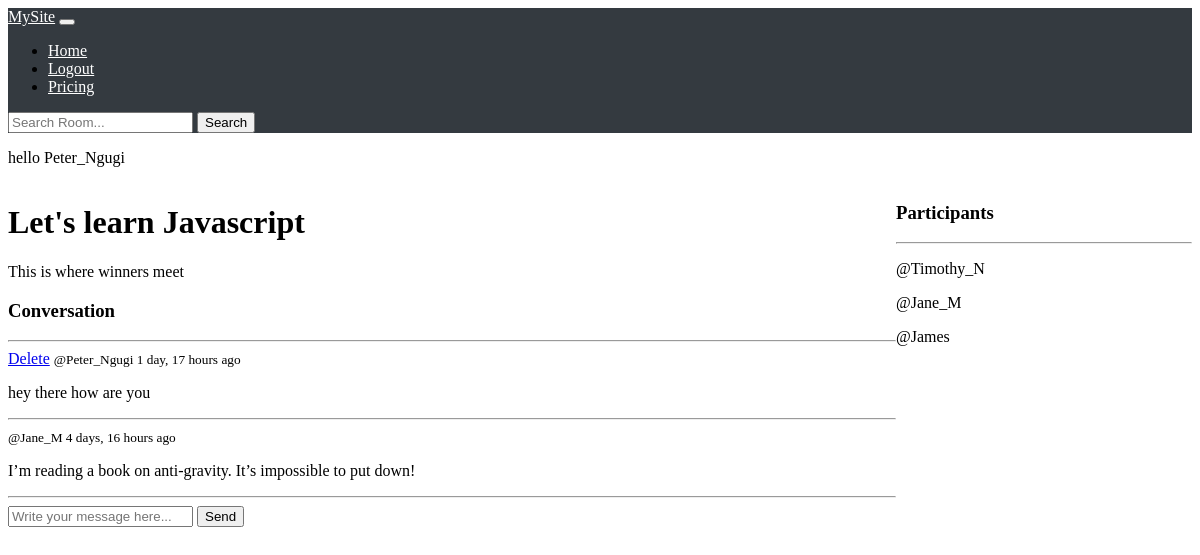
Screenshot of /room/1/ (signed in) with the database file from the repository.
### base/models.py (models this page shows, shortened)
class Room(models.Model):
    host = models.ForeignKey(User, on_delete=models.SET_NULL, null=True)
    topic = models.ForeignKey(Topic, on_delete=models.SET_NULL, null=True)
    name = models.CharField(max_length=150)
    description = models.TextField(null=True, blank=True)
    participants = models.ManyToManyField(User, related_name='participants', blank=True)
    updated = models.DateField(auto_now=True)
    created = models.DateTimeField(auto_now_add=True)
    class Meta:
        ordering = ['-updated', '-created']

class Message(models.Model):
    user = models.ForeignKey(User, on_delete=models.CASCADE)
    room = models.ForeignKey(Room, on_delete=models.CASCADE)
    body = models.TextField()
    updated = models.DateField(auto_now=True)
    created = models.DateTimeField(auto_now_add=True)
    class Meta:
        ordering = ['-updated', '-created']

### base/views.py (the view, shortened to what this page needs)
# urls.py: path('room/<int:pw>/', views.room, name="room"),
def room(request, pw):
    room = Room.objects.get(id=pw)
    participants = room.participants.all()
    room_messages = room.message_set.all()
    context = {'room': room, 'room_messages': room_messages, 'participants':participants}
    return render(request, 'base/room.html', context)

### base/templates/base/room.html (shortened to what this page needs)
{% extends 'main.html'%}
{% block content %}
<div class="room-container">
    <div>
        <h1>{{ room.name }}</h1>
        <p>{{ room.description }}</p>
        <div class="comment-wrapper">
            <h3>Conversation</h3>
            <hr>
            {% for message in room_messages %}
                <div>
                    {% if request.user == message.user %}
                        <a href="{% url 'delete-message' message.id %}">Delete</a>
                    {% endif %}
                    <small>@{{message.user}} {{message.created|timesince}} ago</small>
                    <p>{{message.body}}</p>
                    <hr>
                </div>
            {% endfor %}
            {% if request.user.is_authenticated %}
            <div class="comment-form">
                <form method="POST" action="">
                    <input type="text" name="body" placeholder="Write your message here..." required>
                    <button type="submit">Send</button>
                </form>
            </div>
            {% else %}
            <p>Please <a href="{% url 'login' %}">Login</a>to join the Conversation.</p>
            {% endif %}
        </div>
    </div>
    <div>
        <h3>Participants</h3>
        <hr>
        {% for user in participants %}
            <div>
                <P>@{{ user.username }}</P>
            </div>
        {% endfor %}
    </div>
</div>
{% endblock content%}

### templates/navbar.html (shortened to what this page needs)
<!DOCTYPE html>
<html lang="en">
<head>
</head>
<body>
    <nav class="navbar navbar-expand-lg navbar-dark navbar-custom">
        <div class="container-fluid">
            <a class="navbar-brand" href="{% url 'home' %}">MySite</a>
            <button class="navbar-toggler" type="button" data-toggle="collapse" data-target="#navbarNav" aria-controls="navbarNav" aria-expanded="false" aria-label="Toggle navigation">
            </button>
            <div class="collapse navbar-collapse" id="navbarNav">
                <ul class="navbar-nav mr-auto">
                    <li class="nav-item active">
                        <a class="nav-link" href="{% url 'home'%}">Home</a>
                    </li>
                    <li class="nav-item" href="#">
                        {% if user.is_authenticated %}
                           <a class="nav-link"  href="{% url 'logout' %}">Logout</a>
                        {% else %}
                           <a class="nav-link" href="{% url 'login' %}">Login</a>
                        {% endif %}
                    </li>
                    <li class="nav-item">
                        <a class="nav-link" href="#">Pricing</a>
                    </li>
                </ul>
                <form class="form-inline my-2 my-lg-0 search-bar" method="GET" action="{% url 'home' %}">
                    <input class="form-control mr-sm-2" type="search" name="q" placeholder="Search Room..." aria-label="Search">
                    <button class="btn btn-outline-light my-2 my-sm-0" type="submit">Search</button>
                </form>
            </div>
        </div>
    </nav>
    <div class="container mt-4">
        {% block content %}
           {% if user.is_authenticated %}
                <p> hello {{request.user}}</p>
            {%endif%}
        {% endblock content %}
    </div>
</body>
</html>

### static/css_styles/main.css (style rules this page uses)
body { background-color: #fff; }

### templates/navbar.html (style rules this page uses)
.navbar-custom { background-color: #343a40; }
.navbar-brand, .nav-link, .search-bar input[type="text"] { color: #ffffff; }

### base/templates/base/room.html (style rules this page uses)
.room-container { display: grid; grid-template-columns: 3fr 1fr; }

### rows the page displays
Room: name "Let's learn Javascript", description "This is where winners meet"
Message: shows "Delete", user "Peter_Ngugi", created "1 day, 17 hours", body "hey there how are you"
Message: user "Jane_M", created "4 days, 16 hours", body "I’m reading a book on anti-gravity. It’s impossible to put down!"

### other values shown
{{ request.user }} "Peter_Ngugi"
{{ user.username }} "Timothy_N"
{{ user.username }} "Jane_M"
{{ user.username }} "James"
